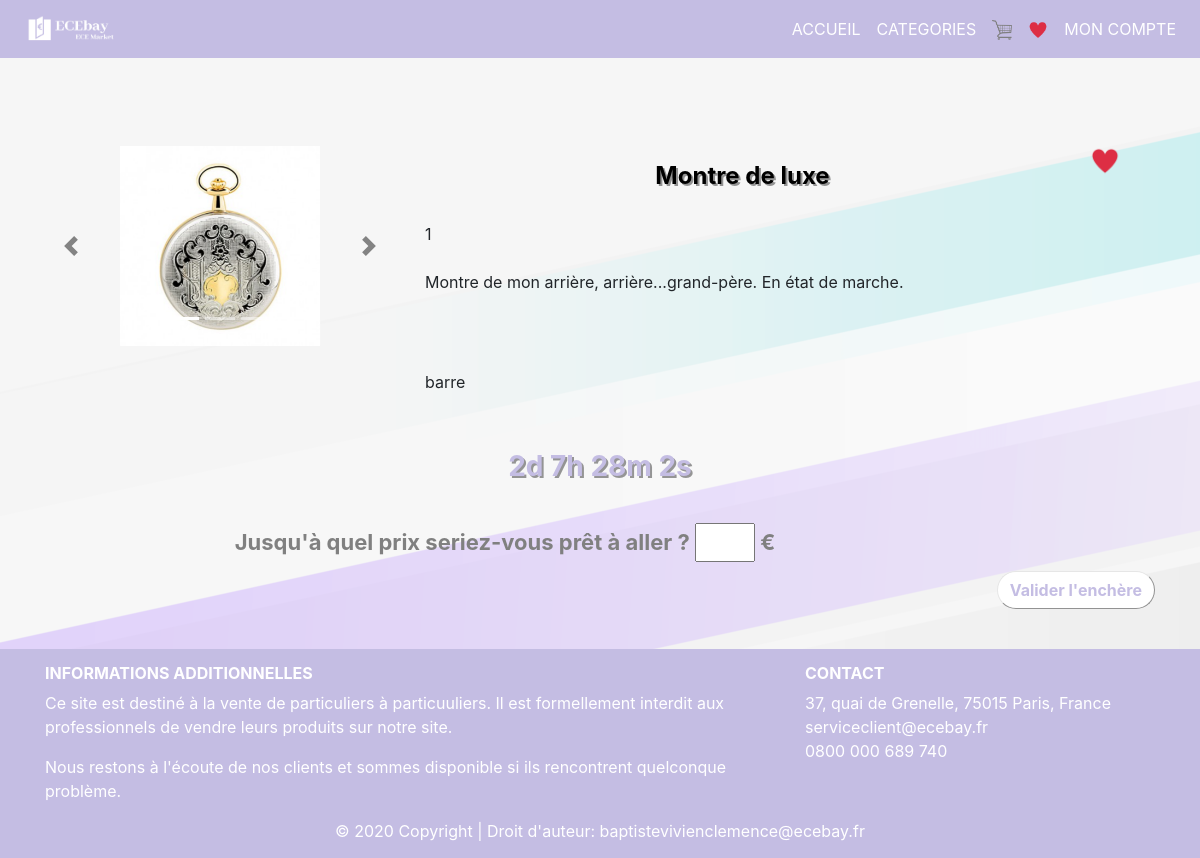
/www/Acheteur/clicEncheres.php?id=1, run on the app's committed database.
### tables this page shows
CREATE TABLE IF NOT EXISTS `enchere` (
  `IdEnchere` int(8) NOT NULL AUTO_INCREMENT,
  `IdItem` int(8) NOT NULL,
  `DateDebut` date NOT NULL,
  `DateFin` date NOT NULL,
  `PrixFinal` int(8) NOT NULL COMMENT '=(2nd offre + chere) +1euro',
  PRIMARY KEY (`IdEnchere`)
);

CREATE TABLE IF NOT EXISTS `item` (
  `IdItem` int(8) NOT NULL AUTO_INCREMENT,
  `IdVendeur` int(8) NOT NULL,
  `Nom` text NOT NULL,
  `Description` text NOT NULL,
  `Categorie` text NOT NULL COMMENT 'Bon/Feraille...',
  `PrixInitial` int(8) NOT NULL,
  `Date` date NOT NULL,
  `Statut` varchar(255) NOT NULL COMMENT 'vendu/attente/proposition...',
  `Image` varchar(255) DEFAULT NULL,
  `Video` varchar(255) DEFAULT NULL,
  PRIMARY KEY (`IdItem`)
);

### www/Acheteur/clicEncheres.php (the view, shortened to what this page needs)
<?php
$db_handle = mysqli_connect('localhost', 'root', '');
$idItem = $_GET['id'];
$msg="";
$sql= "SELECT Nom, Description, Image, PrixFinal,IdEnchere, DateFin
FROM item
	join enchere ON item.IdItem = enchere.IdItem
	WHERE item.IdItem=$idItem";
$result = mysqli_query($db_handle, $sql);
while ($data = mysqli_fetch_assoc($result)){
$Nom = $data['Nom'];
$Description = $data['Description'];
$Image = $data['Image'];
$DateFin = $data['DateFin'];}
mysqli_close($db_handle);?>
<!DOCTYPE html>
<html>
<head>
	<link rel="stylesheet"href="https://stackpath.bootstrapcdn.com/bootstrap/4.1.3/css/bootstrap.min.css">
	<link rel="stylesheet" type="text/css" href="acheteur.css">
</head>
<body>
	<nav class="navbar navbar-expand-md">
		<a class="navbar-brand" href="#"><img src="images/logoblanc.png" width="109" height="30"></a>
			<div class="collapse navbar-collapse" id="main-navigation">
				 <ul class="nav navbar-nav navbar-right">
			        <li><a class="nav-link" href="accueil.php">ACCUEIL</a></li>
			        <li><a class="nav-link" href="categories.php">CATEGORIES</a></li>
			        <li><a class="nav-link" href="panier.php"><img src="images/panier.png" width="20" height="20"></a></li>
			        <li><a class="nav-link" href="favoris.php"><img src="images/favoris.png" width="20" height="20"></a></li>
			        <li><a class="nav-link" href="moncompte.php">MON COMPTE</a></li>
			     </ul>
			</div>
	</nav>
	<div><p><br><br><br></p></div>
	<div class="container features">
		<div class="row">
			<div class="col-lg-4 col-md-4 col-sm-12">
				<div align="center" id="myCarousel1" class="carousel slide" data-ride="carousel">
				  <ul class="carousel-indicators">
				    <li data-target="#myCarousel1" data-slide-to="0" class="active"></li>
				    <li data-target="#myCarousel1" data-slide-to="1"></li>
				    <li data-target="#myCarousel1" data-slide-to="2"></li>
				  </ul>
				  <div class="carousel-inner">
				    <div class="carousel-item active">
				      <img align="center" <?php echo "src='$Image'";?> class="img-fluid">
				    </div>
				  </div>
				  <a class="carousel-control-prev" href="#myCarousel1" data-slide="prev">
				    <span class="carousel-control-prev-icon"></span></a>
				  <a class="carousel-control-next" href="#myCarousel1" data-slide="next">
				    <span class="carousel-control-next-icon"></span></a>
				</div>
			</div>
			<div class="col-md-7 col-md-7 col-sm-11">
				<p>
					<h4><?php echo "$Nom";?></h4><br>
					<?php echo "$idItem";?><br><br>
					<?php echo "$Description";?> <br>
				</p>
			</div>
			<form name= "1" method="POST">
				<div class="col-md-1 col-md-1 col-sm-1">
					<input type='image' src="images/favoris.png" width="30" height="30" onFocus='form.submit' name='favoris'/>
				</div>
			</form>
		</div>
		<div class="row">
			<div class="col-md-4 col-md-4 col-sm-0"><p></p></div>
			<div class="col-md-4 col-md-4 col-sm-0">
				<br><p id="barreH">barre</p>
			</div>
			<div class="col-md-4 col-md-4 col-sm-0"><p></p></div>
		</div>
		<div class="row">
			<div align="center" class="col-md-12 col-md-12 col-sm-12">
				<p><br><h3 id=timer></h3></p>
			</div>
		</div>
		<div class="row">
			<div align="center" class="col-md-10 col-md-10 col-sm-10">
				<form method=post>
				<br><p style="font-weight: bold; font-size: 22px; color: grey;">Jusqu'à quel prix seriez-vous prêt à aller ? <input type="number" style="width: 60px;" name="enchere" required>  €</p><?php echo "$msg";?>
			</div>
			<div align="right" class="col-md-2 col-md-2 col-sm-2">
				<br><br><br><a href="#"><button type="submit" name="button" class="btn"> Valider l'enchère</button></a>
			</div>
		</div>
	</div>
	<div><p><br></p></div>
	<footer class="page-footer">
			<div class="container">
				<div class="row">
					<div class="col-lg-8 col-md-8 col-sm-12">
						<h6 class="text-uppercase font-weight-bold">Informations additionnelles</h6>
						<p>Ce site est destiné à la vente de particuliers à particuuliers. Il est formellement interdit aux professionnels de vendre leurs produits sur notre site.</p>
						<p>Nous restons à l'écoute de nos clients et sommes disponible si ils rencontrent quelconque problème.</p>
					</div>
					<div class="col-lg-4 col-md-4 col-sm-12">
						<h6 class="text-uppercase font-weight-bold">Contact</h6>
						<p>37, quai de Grenelle, 75015 Paris, France <br>serviceclient@ecebay.fr <br>0800 000 689 740</p>
					</div>
				</div>
				<div class="footer-copyright text-center">&copy; 2020 Copyright | Droit d'auteur: baptistevivienclemence@ecebay.fr</div>
		</footer>
</body>
</html>

### www/Acheteur/acheteur.css (style rules this page uses)
body { background-image: url(fond.png); }
h1,h3 { color: #C4BDE3; font-weight: bold; text-shadow: rgba(0,0,0,0.4) 2px 2px; text-align: center; }
h2,h4 { color: black; font-weight: bold; text-shadow: rgba(0,0,0,0.4) 2px 2px; text-align: center; }
.navbar { margin-bottom: 0; border-radius: 0; }
.navbar { background:#C4BDE3; color: white; }
.nav-link, .navbar-brand, .ici { color: #fff; cursor: pointer; }
.nav-link { margin: auto; }
.navbar-collapse { justify-content: flex-end; }
.carousel-inner img { align-items: center; width: 200px; height: 200px; }
footer { background-color: #C4BDE3; color: white; padding: 15px; }
.btn { color: #C4BDE3; font-weight: bold; background-color: white; border-radius: 10rem; border: 1.5px outset; border-color: #E6E6E6; transform: scale(1); transition: transform 400ms; }
a { color: black; }

### data on the page
enchere: IdItem.Image (picture), IdItem.Nom "Montre de luxe", IdItem.Description "Montre de mon arrière, arrière...grand-père. En état de marche."

### other printed values
$idItem "1"
